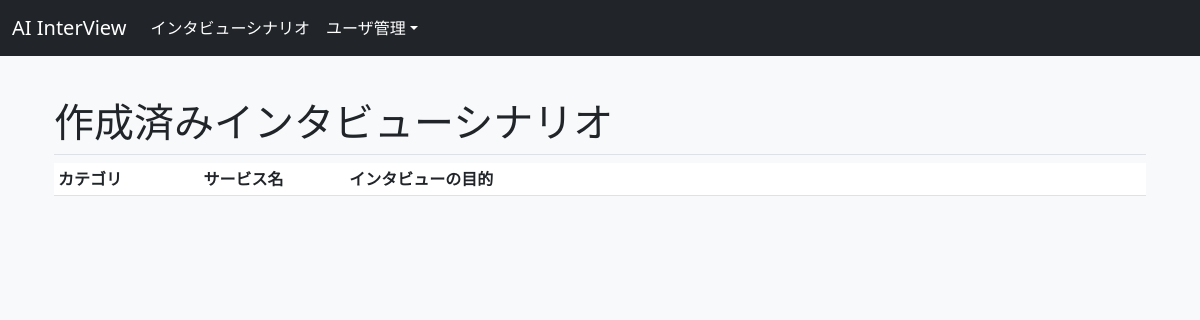
The app's page /interviewtool_scenario_view.php (signed in), older data.
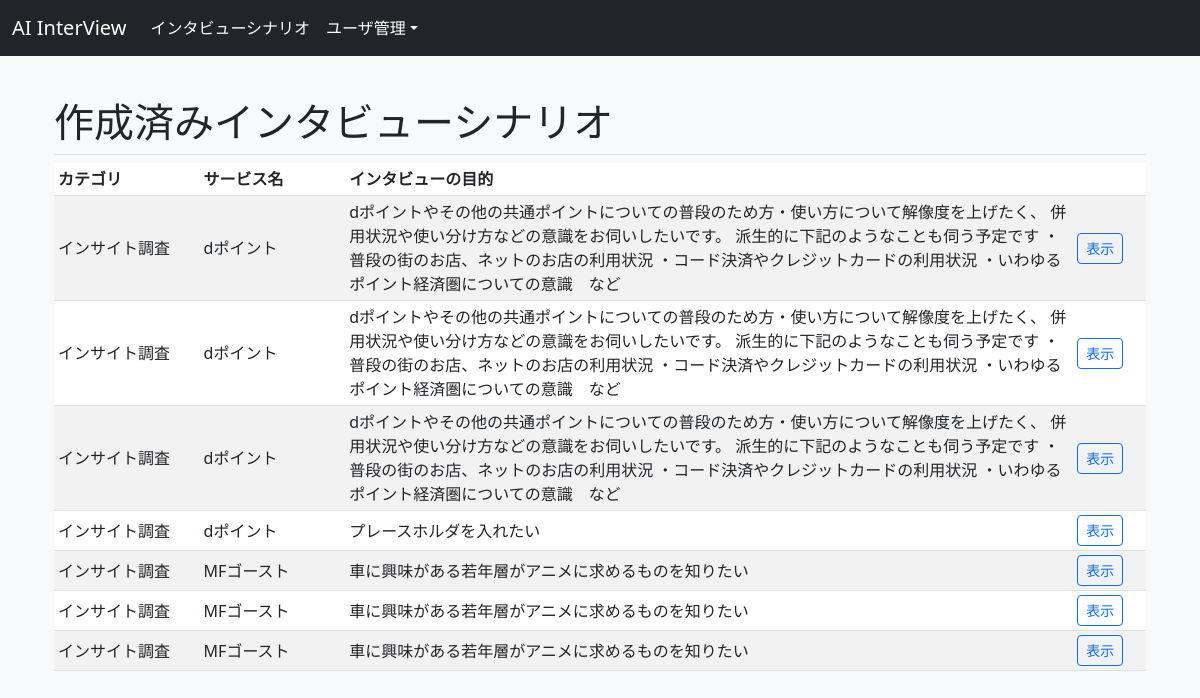
The same page, newer data.
### tables this page shows
CREATE TABLE `category_table` (
  `category_id` int(8) NOT NULL,
  `category_type_id` tinyint(4) NOT NULL,
  `service_name` text DEFAULT NULL,
  `service_url` text DEFAULT NULL,
  `core_purpose` text DEFAULT NULL,
  `core_issue` text NOT NULL COMMENT 'コア課題',
  `service_feature` text NOT NULL COMMENT 'サービスの特徴',
  `competition` text NOT NULL COMMENT '競合サービス',
  `created_at` timestamp NOT NULL DEFAULT current_timestamp(),
  `deleted_at` timestamp NULL DEFAULT NULL,
  `user_id` int(8) NOT NULL
);

CREATE TABLE `category_type_table` (
  `category_type_id` int(11) NOT NULL,
  `category_type` tinytext NOT NULL,
  `description` tinytext NOT NULL,
  `image_tag` text NOT NULL
);

### interviewtool_scenario_view.php (the view, shortened to what this page needs)
<?php
include("funcs.php");
$pdo = db_conn();
$admin_flg = $_SESSION["admin_flg"];
$user_id = $_SESSION["user_id"];
$sql_select = "
    SELECT
        c.category_id,
        ct.category_type,
        c.service_name,
        c.core_purpose
    FROM
        category_table AS c
    INNER JOIN
        category_type_table AS ct ON c.category_type_id = ct.category_type_id
    WHERE
        c.user_id = :user_id
    ORDER BY
        c.category_id;
";
$stmt = $pdo->prepare($sql_select);
$stmt->bindValue(':user_id', $user_id, PDO::PARAM_INT);
$status = $stmt->execute();
$values =  $stmt->fetchAll(PDO::FETCH_ASSOC);
?>
<!DOCTYPE html>
<html lang="ja">
<head>
    <link href="https://cdn.jsdelivr.net/npm/bootstrap@5.3.0/dist/css/bootstrap.min.css" rel="stylesheet">
</head>
<?php create_header($admin_flg); ?>
<body class="bg-light">
    <div class="container px-4 py-5" id="hanging-icons">
        <h1 class="pb-2 border-bottom">作成済みインタビューシナリオ</h1>
        <div class="table-responsive">
            <table class="table table-striped table-sm">
                <thead>
                    <tr>
                        <th class="list1">カテゴリ</th>
                        <th class="list2">サービス名</th>
                        <th class="list3">インタビューの目的</th>
                        <th class="list4"></th>
                    </tr>
                </thead>
                <tbody>
                    <?php foreach ($values as $v) { ?>
                        <tr>
                            <td class="align-middle"><?= $v['category_type'] ?></td>
                            <td class="align-middle"><?= $v['service_name'] ?></td>
                            <td class="align-middle"><?= $v['core_purpose'] ?></td>
                            <td class="align-middle"><a href="interviewtool_question.php" class="btn btn-sm btn-outline-primary">表示</a></td>
                        </tr>
                    <?php } ?>
                </tbody>
            </table>
        </div>
    </div>
</body>
</html>

### funcs.php (shortened to what this page needs)
<?php
function create_header($admin_flg)
{
?>
    <header>
        <nav class="navbar navbar-expand-lg navbar-dark bg-dark fixed-top">
            <div class="container-fluid">
                <div class="collapse navbar-collapse" id="navbarNavDropdown">
                    <a class="navbar-brand" href="interviewtool_category.php">AI InterView</a>
                    <ul class="navbar-nav">
                        <li class="nav-item">
                            <a class="nav-link active" aria-current="page" href="interviewtool_scenario_view.php">インタビューシナリオ</a>
                        </li>
                        <?php if ($admin_flg == 1) { ?>
                            <li class="nav-item dropdown">
                                <a class="nav-link active dropdown-toggle" href="#" role="button" data-bs-toggle="dropdown" aria-expanded="false">ユーザ管理</a>
                            </li>
                        <?php } ?>
                    </ul>
                </div>
            </div>
        </nav>
    </header>
<?php
}

### interviewtool_scenario_view.php (style rules this page uses)
body { padding-top: 50px; }
.list1 { width: 10%; }
.list2 { width: 10%; }
.list3 { width: 50%; }
.list4 { width: 5%; }

Row changes from the older to the newer data that the page shows:
added category_table: category_type.category_type "インサイト調査", service_name "dポイント", core_purpose "dポイントやその他の共通ポイントについての普段のため方・使い方について解像度を上げたく、 併用状況や使い分け方などの意識をお伺いしたいです。 派生的に下記のようなことも伺う予定です ・普段の街のお店、ネットのお店の利用状況 ・コード決済やクレジットカードの利用状況 ・いわゆるポイント経済圏についての意識 など"
added category_table: category_type.category_type "インサイト調査", service_name "dポイント", core_purpose "dポイントやその他の共通ポイントについての普段のため方・使い方について解像度を上げたく、 併用状況や使い分け方などの意識をお伺いしたいです。 派生的に下記のようなことも伺う予定です ・普段の街のお店、ネットのお店の利用状況 ・コード決済やクレジットカードの利用状況 ・いわゆるポイント経済圏についての意識 など"
added category_table: category_type.category_type "インサイト調査", service_name "dポイント", core_purpose "dポイントやその他の共通ポイントについての普段のため方・使い方について解像度を上げたく、 併用状況や使い分け方などの意識をお伺いしたいです。 派生的に下記のようなことも伺う予定です ・普段の街のお店、ネットのお店の利用状況 ・コード決済やクレジットカードの利用状況 ・いわゆるポイント経済圏についての意識 など"
added category_table: category_type.category_type "インサイト調査", service_name "dポイント", core_purpose "プレースホルダを入れたい"
added category_table: category_type.category_type "インサイト調査", service_name "MFゴースト", core_purpose "車に興味がある若年層がアニメに求めるものを知りたい"
added category_table: category_type.category_type "インサイト調査", service_name "MFゴースト", core_purpose "車に興味がある若年層がアニメに求めるものを知りたい"
added category_table: category_type.category_type "インサイト調査", service_name "MFゴースト", core_purpose "車に興味がある若年層がアニメに求めるものを知りたい"
